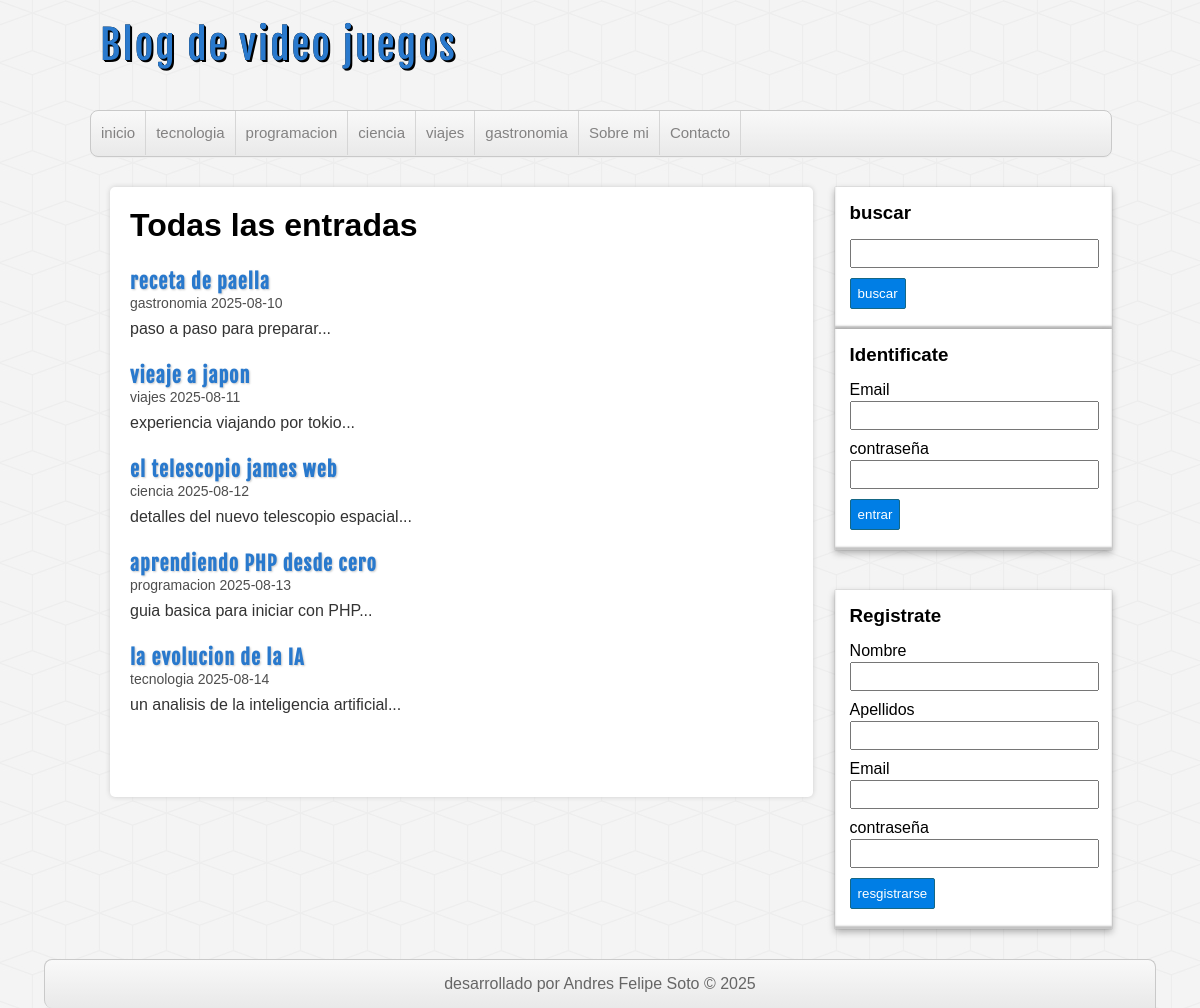
Screenshot of /entradas.php with the database file from the repository.
### tables this page shows
CREATE TABLE categorias(
id      int(255) auto_increment not null,
nombre  varchar(100),
CONSTRAINT pk_categorias PRIMARY KEY(id)
);

CREATE TABLE entradas(
id              int(255) auto_increment not null,
usuario_id      int(255) not null,
categoria_id    int(255) not null,
titulo          varchar(255) not null,
descripcion     MEDIUMTEXT,
fecha           date not null,
CONSTRAINT pk_entradas PRIMARY KEY(id),
CONSTRAINT fk_entrada_usuario FOREIGN KEY(usuario_id) REFERENCES usuarios(id),
CONSTRAINT fk_entrada_categoria FOREIGN KEY(categoria_id) REFERENCES categorias(id) ON DELETE NO ACTION
);

### includes/helpers.php (called while the page is built, shortened)
<?php
function conseguirCategorias($db){
    $sql = "SELECT * FROM categorias ORDER BY id ASC;";
    $categorias = mysqli_query($db,$sql);
    $resultado = [];
    if ($categorias && mysqli_num_rows($categorias)>=1) {
        $resultado = $categorias;
    }
    return $resultado;
}
function conseguirEntradas($db,$limit = null,$categoria = null,$busqueda = null){
    $sql = "SELECT e.*, c.nombre AS 'categoria' FROM entradas e ".
    "INNER JOIN categorias c ON e.categoria_id = c.id";
    $sql .=" ORDER BY e.id DESC";
    $entradas = mysqli_query($db,$sql);
    $resultado = [];
    if ($entradas && mysqli_num_rows($entradas)>=1) {
        $resultado = $entradas;
    }
    return $resultado;
}
?>

### entradas.php (the view)
<?php require_once './includes/cabecera.php'   ?>
    <?php require_once './includes/lateral.php'     ?>
    <div id="principal">
        <h1>Todas las  entradas</h1>
        <?php $entradas = conseguirEntradas($db,null);
            if (!empty($entradas)) :
                while ($entrada = mysqli_fetch_assoc($entradas)) :
                    ?>
                    <article class="entrada">
            <a href="entrada.php?id=<?= $entrada['id'] ?>">
                <h2><?= $entrada['titulo'] ?></h2>
                <span class="fecha"><?= $entrada['categoria'].' '.$entrada['fecha'] ?></span>
                <p>
                    <?= substr($entrada['descripcion'],0,180)."..." ?>
                </p>
            </a>
        </article>
            <?php endwhile; endif?>
    </div>
    <?php require_once './includes/pie.php'   ?>

### includes/cabecera.php (shortened to what this page needs)
<?php require_once 'conexion.php'?>
<?php require_once 'helpers.php' ?>
<!DOCTYPE html>
<html lang="es">
<head>
    <link rel="stylesheet" href="./assets/css/style.css">
</head>
<body>
    <header id="cabecera">
        <div id="logo">
            <a href="index.php">
                Blog de video juegos
            </a>
        </div>
        <nav id="menu">
            <ul>
                <li>
                    <a href="index.php">inicio</a>
                </li>
                <?php $categorias = conseguirCategorias($db);
                    if (!empty($categorias)) :
                while ($categoria = mysqli_fetch_assoc($categorias)) : ?>
                    <li>
                    <a href="categoria.php?id=<?=$categoria['id']?>"><?=$categoria['nombre'] ?></a>
                </li>
                <?php endwhile; endif ?>
                <li>
                    <a href="index.php">Sobre mi</a>
                </li>
                <li>
                    <a href="index.php">Contacto</a>
                </li>
            </ul>
        </nav>
    </header>
    <div id="contenedor">

### assets/css/style.css (style rules this page uses)
* { margin: 0; padding: 0; font-family: sans-serif,helvetica,arial; text-decoration: none; }
body { background: url(../img/cubes.png) #f4f4f4; }
.fecha { color: #4e4e4e; margin-bottom: 5px; font-size: 14px; }
#cabecera { width: 85%; height: auto; background: transparent; margin: 0px auto; }
#logo { float: left; width: 540px; height: 110px; }
#logo a { font-family: "fajala",helvetica; font-size: 40px; letter-spacing: 2px; color: #2979CD; text-shadow: 0px 0px 0px black, 1px 1px 0px black,2px 2px 0px black; transition: all 500ms; line-height: 90px; margin-left: 10px; }
#menu { clear: both; width: 100%; background: linear-gradient(to bottom,#f9f9f9 0px,#e9e9e9 100%); height: 45px; border: 1px solid #c9c9c9; border-radius: 8px; box-shadow: 0px 1px 1px #eee ; overflow: hidden; }
#menu ul { list-style: none; }
#menu ul li { float: left; line-height: 44px; border-right: 1px solid #d6d6d6; }
#menu ul li a { display: block; padding-left: 10px; padding-right: 10px; font-size: 15px; color: #838282; }
#contenedor { width: 85%; height: auto; min-height: auto; margin: 0px auto; margin-top: 30px; margin-bottom: 30px; }
#principal a { color: #333; }
#principal { float: left; width: 65%; min-height: 570px; background: white; border-radius: 5px; box-shadow: 0px 0px 5px #ccc; margin-left: 20px; overflow: hidden; padding: 20px; }
#principal h2 { font-size: 20px; color: #2979CD; letter-spacing: 1px; font-family: "fajala"; text-shadow: 1px 1px 2px #ccc ; margin-top: 25px; }
#principal p { margin-top: 8px; }

### rows the page displays
categorias: nombre "tecnologia"
categorias: nombre "programacion"
categorias: nombre "ciencia"
categorias: nombre "viajes"
categorias: nombre "gastronomia"
entradas: titulo "receta de paella", categoria.nombre "gastronomia", fecha "2025-08-10", descripcion "paso a paso para preparar"
entradas: titulo "vieaje a japon", categoria.nombre "viajes", fecha "2025-08-11", descripcion "experiencia viajando por tokio"
entradas: titulo "el telescopio james web", categoria.nombre "ciencia", fecha "2025-08-12", descripcion "detalles del nuevo telescopio espacial"
entradas: titulo "aprendiendo PHP desde cero", categoria.nombre "programacion", fecha "2025-08-13", descripcion "guia basica para iniciar con PHP"
entradas: titulo "la evolucion de la IA", categoria.nombre "tecnologia", fecha "2025-08-14", descripcion "un analisis de la inteligencia artificial"
